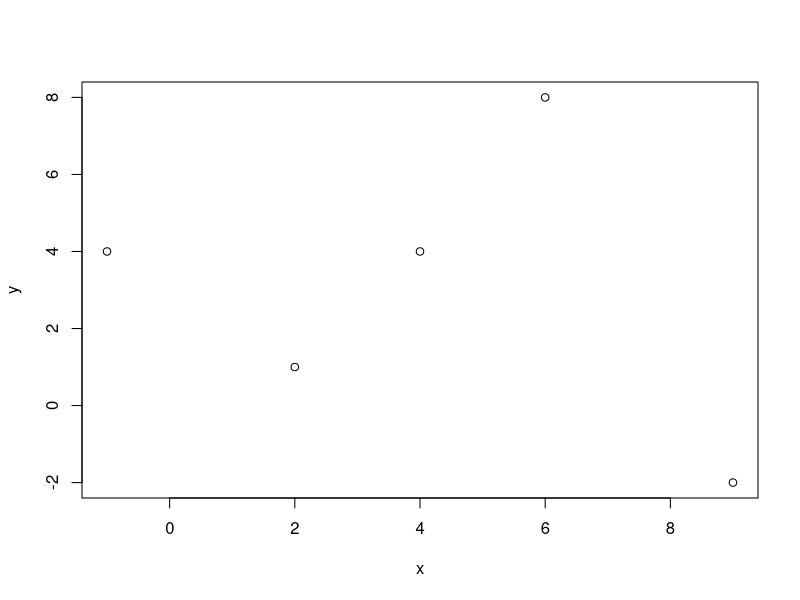
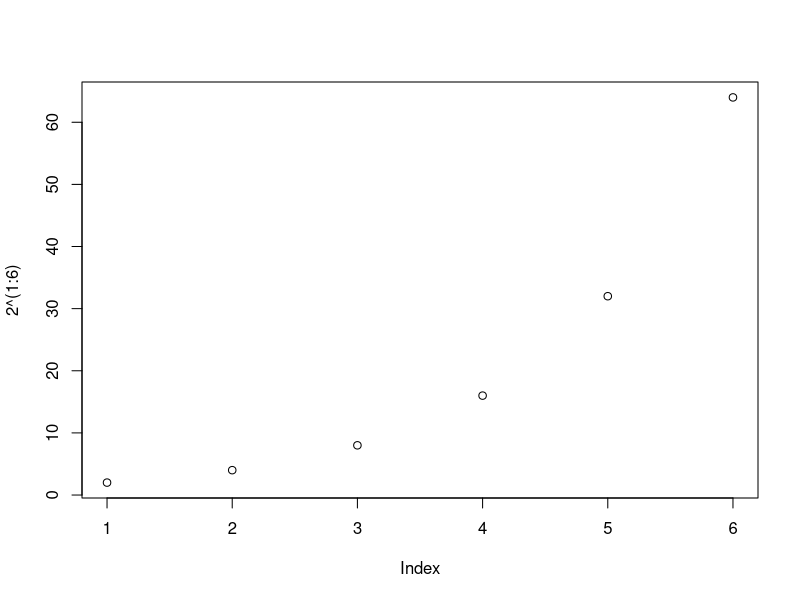
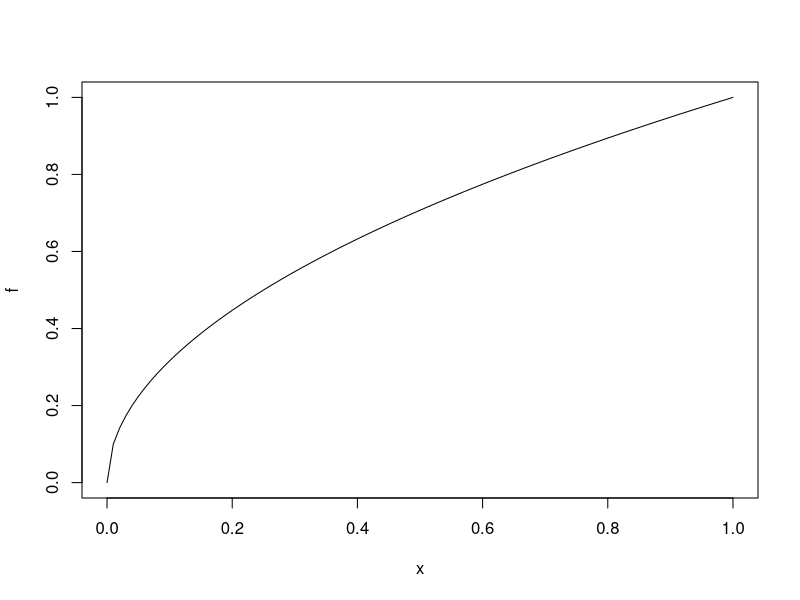
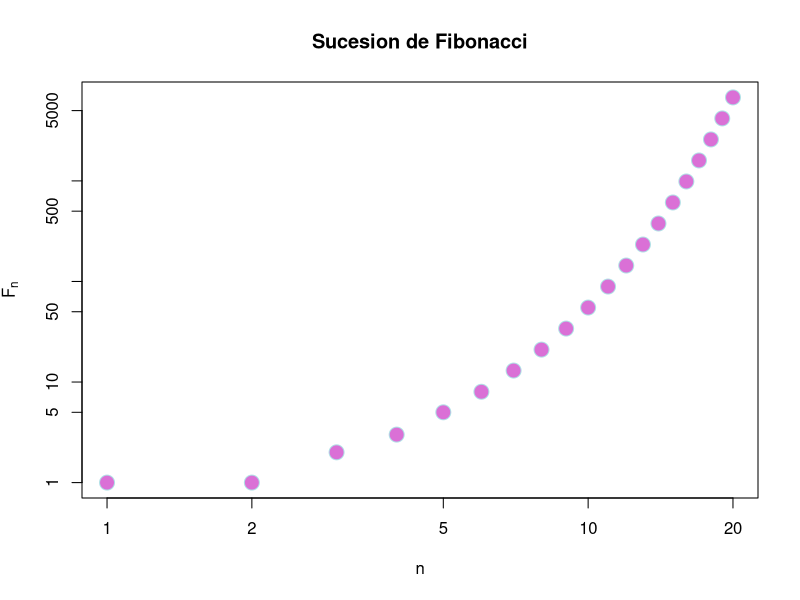

These charts were generated, in order, by the following R code:
## ---- chunk 1
knitr::opts_chunk$set(echo = TRUE)
## ---- chunk 2
x = c(2,6,4,9,-1)
y = c(1,8,4,-2,4)
plot(x,y)

## ---- chunk 3
plot(2^(1:6))
## ---- chunk 4
f <- function(x){sqrt(x)}
plot(f)
## ---- chunk 5
n = 1:20
fib = (1/sqrt(5))*((1+sqrt(5))/2)^n - (1/sqrt(5))*((1-sqrt(5))/2)^n
fib
plot(fib,  xlab="n", ylab = expression(F[n]),
     main = "Sucesion de Fibonacci",pch=21, cex=2,col="powderblue",bg="orchid",log = "xy")

